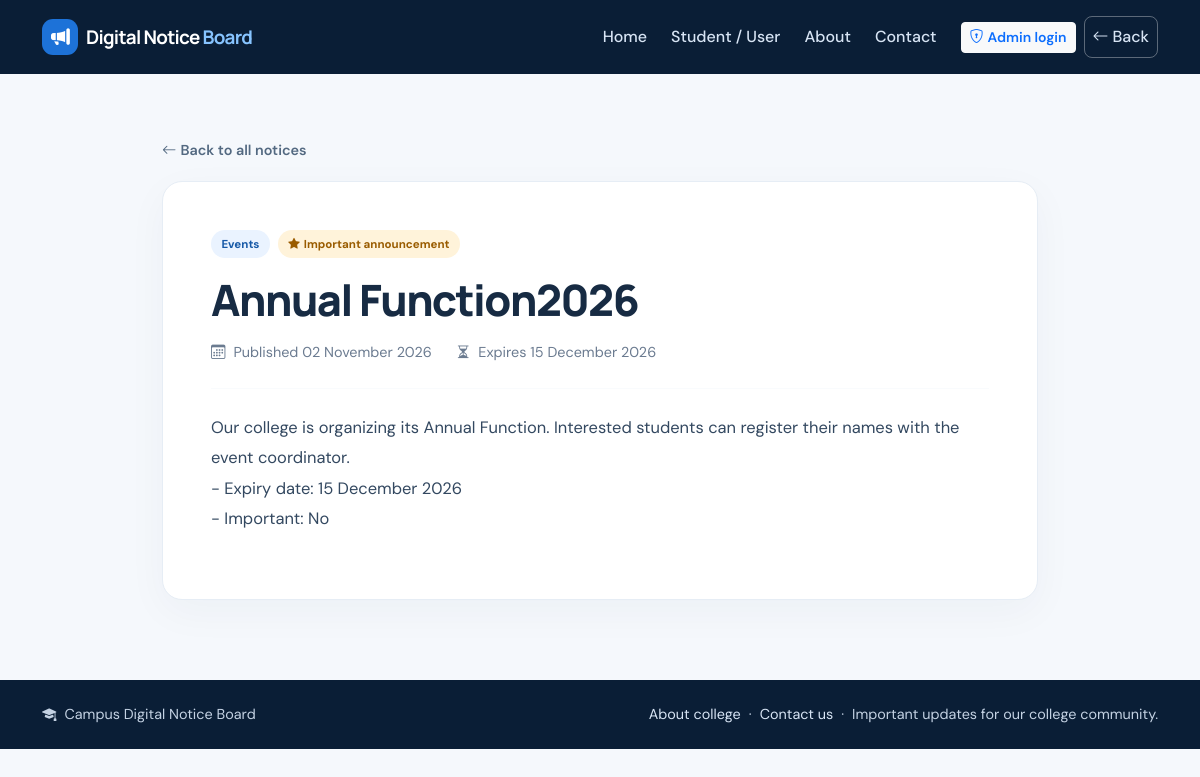
/notices/2/, run on the app's committed database.
### notices/models.py (models this page shows, shortened)
class Notice(models.Model):
    class Category(models.TextChoices):
        EXAMINATION = 'Examination', 'Examination'
        RESULTS = 'Results', 'Results'
        EVENTS = 'Events', 'Events'
        HOLIDAYS = 'Holidays', 'Holidays'
        ADMISSIONS = 'Admissions', 'Admissions'
        SPORTS = 'Sports', 'Sports'
        PLACEMENT = 'Placement', 'Placement'
        GENERAL = 'General', 'General'
        SCHOLARSHIPS = 'Scholarships', 'Scholarships'
        TIME_TABLE = 'Time Table', 'Time Table'
    title = models.CharField(max_length=200)
    description = models.TextField()
    category = models.CharField(max_length=50, choices=Category.choices)
    pdf_file = models.FileField(
        upload_to='notices/',
        blank=True,
        null=True,
        validators=[FileExtensionValidator(['pdf']), validate_pdf_file],
    )
    created_at = models.DateTimeField(auto_now_add=True)
    expiry_date = models.DateField(blank=True, null=True)
    is_important = models.BooleanField(default=False)
    is_published = models.BooleanField(default=True)
    class Meta:
        ordering = ['-created_at', '-pk']

### notices/views.py (the view)
# urls.py: path('notices/<int:pk>/', views.notice_detail, name='notice_detail'),
def notice_detail(request, pk):
    notice = get_object_or_404(published_notices(), pk=pk)
    return render(request, 'notices/notice_detail.html', {'notice': notice})

### notices/views.py (called while the page is built)
def published_notices():
    today = timezone.localdate()
    return Notice.objects.filter(is_published=True).filter(
        Q(expiry_date__isnull=True) | Q(expiry_date__gte=today)
    )

### notices/templates/notices/notice_detail.html (shortened to what this page needs)
{% extends 'notices/base.html' %}
{% block content %}
<section class="container section-space detail-wrap">
    <a class="back-link" href="{% url 'notice_list' %}"><i class="bi bi-arrow-left me-1"></i>Back to all notices</a>
    <article class="detail-card">
        <div class="d-flex flex-wrap gap-2 align-items-center mb-3">
            <span class="category-pill">{{ notice.category }}</span>
            {% if notice.is_important %}<span class="important-pill"><i class="bi bi-star-fill me-1"></i>Important announcement</span>{% endif %}
        </div>
        <h1>{{ notice.title }}</h1>
        <div class="detail-meta">
            <span><i class="bi bi-calendar3 me-2"></i>Published {{ notice.created_at|date:"d F Y" }}</span>
            {% if notice.expiry_date %}<span><i class="bi bi-hourglass-split me-2"></i>Expires {{ notice.expiry_date|date:"d F Y" }}</span>{% endif %}
        </div>
        <hr>
        <div class="detail-description">{{ notice.description|linebreaks }}</div>
    </article>
</section>
{% endblock %}

### notices/static/notices/css/site.css (style rules this page uses)
:root { --navy: #102b4e; --navy-deep: #0a1e36; --blue: #1769d2; --blue-light: #eaf3ff; --ink: #172b43; --muted: #6b7b90; --line: #e6edf5; --canvas: #f5f8fc; }
* { box-sizing: border-box; }
body { margin: 0; background: var(--canvas); color: var(--ink); font-family: 'DM Sans', sans-serif; }
h1, h2, h3, .navbar-brand { font-family: 'Manrope', sans-serif; letter-spacing: -.035em; }
a { text-decoration: none; }
.section-space { padding-top: 4rem; padding-bottom: 1rem; }
.category-pill, .important-pill { display: inline-flex; align-items: center; width: fit-content; padding: .34rem .65rem; border-radius: 99px; background: var(--blue-light); color: #1759a7; font-size: .72rem; font-weight: 700; }
.important-pill { background: #fff3da; color: #9a5c00; }
.detail-wrap { max-width: 900px; }
.back-link { color: #536981; font-size: .9rem; font-weight: 600; }
.detail-card { margin-top: 1.2rem; padding: clamp(1.5rem, 5vw, 3rem); border: 1px solid var(--line); border-radius: 20px; background: white; box-shadow: 0 12px 40px #102b4e0a; }
.detail-card h1 { margin: .2rem 0 1rem; font-size: clamp(1.8rem, 4vw, 2.7rem); font-weight: 800; }
.detail-meta { display: flex; flex-wrap: wrap; gap: 1rem 1.5rem; color: var(--muted); font-size: .9rem; }
.detail-card hr { margin: 1.5rem 0; color: var(--line); }
.detail-description { color: #334860; font-size: 1.03rem; line-height: 1.85; }

### data on the page
Notice: category "Events", title "Annual Function2026", created_at "02 November 2026", expiry_date "15 December 2026", description "Our college is organizing its Annual Function. Interested students can register their names with the event coordinator. - Expiry date: 15 December 2026 - Important: No"
